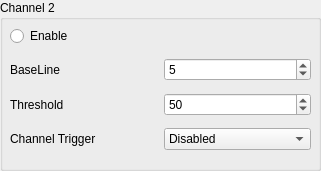
   <widget class="QGroupBox" name="groupBox_5">
    <property name="geometry">
     <rect>
      <x>620</x>
      <y>270</y>
      <width>321</width>
      <height>171</height>
     </rect>
    </property>
    <property name="title">
     <string>Channel 2</string>
    </property>
    <widget class="QWidget" name="layoutWidget_5">
     <property name="geometry">
      <rect>
       <x>10</x>
       <y>20</y>
       <width>301</width>
       <height>138</height>
      </rect>
     </property>
     <layout class="QVBoxLayout" name="verticalLayout_7">
      <item>
       <widget class="QRadioButton" name="radioButtonCh2Enable">
        <property name="text">
         <string>Enable</string>
        </property>
        <property name="checked">
         <bool>false</bool>
        </property>
        <property name="autoExclusive">
         <bool>false</bool>
        </property>
       </widget>
      </item>
      <item>
       <layout class="QHBoxLayout" name="horizontalLayout_19">
        <item>
         <widget class="QLabel" name="label_20">
          <property name="text">
           <string>BaseLine</string>
          </property>
         </widget>
        </item>
        <item>
         <widget class="QSpinBox" name="spinBoxBaselineCh2">
          <property name="maximum">
           <number>16384</number>
          </property>
          <property name="value">
           <number>5</number>
          </property>
         </widget>
        </item>
       </layout>
      </item>
      <item>
       <layout class="QHBoxLayout" name="horizontalLayout_20">
        <item>
         <widget class="QLabel" name="label_21">
          <property name="text">
           <string>Threshold</string>
          </property>
         </widget>
        </item>
        <item>
         <widget class="QSpinBox" name="spinBoxThresholdCh2">
          <property name="maximum">
           <number>16384</number>
          </property>
          <property name="value">
           <number>50</number>
          </property>
         </widget>
        </item>
       </layout>
      </item>
      <item>
       <layout class="QHBoxLayout" name="horizontalLayout_21">
        <item>
         <widget class="QLabel" name="label_22">
          <property name="text">
           <string>Channel Trigger</string>
          </property>
         </widget>
        </item>
        <item>
         <widget class="QComboBox" name="comboBoxExternalTriggerCh2">
          <property name="currentIndex">
           <number>2</number>
          </property>
          <item>
           <property name="text">
            <string>Acquisition Only</string>
           </property>
          </item>
          <item>
           <property name="text">
            <string>Acquisition &amp; TrigOut</string>
           </property>
          </item>
          <item>
           <property name="text">
            <string>Disabled</string>
           </property>
          </item>
         </widget>
        </item>
       </layout>
      </item>
     </layout>
    </widget>
   </widget>
